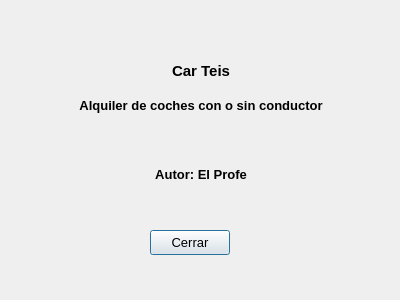
<?xml version="1.0" encoding="UTF-8"?>
<ui version="4.0">
 <class>dlgAbout</class>
 <widget class="QDialog" name="dlgAbout">
  <property name="windowModality">
   <enum>Qt::ApplicationModal</enum>
  </property>
  <property name="geometry">
   <rect>
    <x>0</x>
    <y>0</y>
    <width>400</width>
    <height>300</height>
   </rect>
  </property>
  <property name="minimumSize">
   <size>
    <width>400</width>
    <height>300</height>
   </size>
  </property>
  <property name="maximumSize">
   <size>
    <width>400</width>
    <height>300</height>
   </size>
  </property>
  <property name="windowTitle">
   <string>Acerca de...</string>
  </property>
  <property name="windowIcon">
   <iconset>
    <normaloff>img/logo.ico</normaloff>img/logo.ico</iconset>
  </property>
  <property name="modal">
   <bool>true</bool>
  </property>
  <widget class="QPushButton" name="btnCerrar">
   <property name="geometry">
    <rect>
     <x>150</x>
     <y>230</y>
     <width>80</width>
     <height>25</height>
    </rect>
   </property>
   <property name="sizePolicy">
    <sizepolicy hsizetype="Ignored" vsizetype="Fixed">
     <horstretch>0</horstretch>
     <verstretch>0</verstretch>
    </sizepolicy>
   </property>
   <property name="minimumSize">
    <size>
     <width>80</width>
     <height>25</height>
    </size>
   </property>
   <property name="maximumSize">
    <size>
     <width>80</width>
     <height>25</height>
    </size>
   </property>
   <property name="font">
    <font>
     <pointsize>10</pointsize>
    </font>
   </property>
   <property name="text">
    <string>Cerrar</string>
   </property>
   <property name="autoDefault">
    <bool>true</bool>
   </property>
  </widget>
  <widget class="QWidget" name="layoutWidget">
   <property name="geometry">
    <rect>
     <x>0</x>
     <y>20</y>
     <width>402</width>
     <height>171</height>
    </rect>
   </property>
   <layout class="QGridLayout" name="gridLayout">
    <property name="horizontalSpacing">
     <number>2</number>
    </property>
    <property name="verticalSpacing">
     <number>0</number>
    </property>
    <item row="0" column="0">
     <widget class="QLabel" name="lblLogo">
      <property name="text">
       <string/>
      </property>
      <property name="pixmap">
       <pixmap>img/logo.ico</pixmap>
      </property>
      <property name="alignment">
       <set>Qt::AlignCenter</set>
      </property>
     </widget>
    </item>
    <item row="1" column="0">
     <widget class="QLabel" name="lblNombreprograma">
      <property name="minimumSize">
       <size>
        <width>140</width>
        <height>20</height>
       </size>
      </property>
      <property name="font">
       <font>
        <pointsize>11</pointsize>
        <weight>75</weight>
        <bold>true</bold>
       </font>
      </property>
      <property name="text">
       <string>Car Teis</string>
      </property>
      <property name="alignment">
       <set>Qt::AlignCenter</set>
      </property>
      <property name="margin">
       <number>-3</number>
      </property>
     </widget>
    </item>
    <item row="2" column="0">
     <widget class="QLabel" name="lblMotivo">
      <property name="minimumSize">
       <size>
        <width>400</width>
        <height>20</height>
       </size>
      </property>
      <property name="font">
       <font>
        <pointsize>10</pointsize>
        <weight>75</weight>
        <bold>true</bold>
       </font>
      </property>
      <property name="text">
       <string>Alquiler de coches con o sin conductor</string>
      </property>
      <property name="alignment">
       <set>Qt::AlignCenter</set>
      </property>
      <property name="margin">
       <number>-3</number>
      </property>
     </widget>
    </item>
    <item row="3" column="0">
     <widget class="QLabel" name="lblVersion">
      <property name="minimumSize">
       <size>
        <width>140</width>
        <height>20</height>
       </size>
      </property>
      <property name="font">
       <font>
        <pointsize>11</pointsize>
        <weight>75</weight>
        <bold>true</bold>
       </font>
      </property>
      <property name="text">
       <string/>
      </property>
      <property name="alignment">
       <set>Qt::AlignCenter</set>
      </property>
      <property name="margin">
       <number>-3</number>
      </property>
     </widget>
    </item>
    <item row="4" column="0">
     <widget class="QLabel" name="lblAutor">
      <property name="minimumSize">
       <size>
        <width>140</width>
        <height>20</height>
       </size>
      </property>
      <property name="font">
       <font>
        <pointsize>10</pointsize>
        <weight>75</weight>
        <bold>true</bold>
       </font>
      </property>
      <property name="text">
       <string>Autor: El Profe</string>
      </property>
      <property name="alignment">
       <set>Qt::AlignCenter</set>
      </property>
      <property name="margin">
       <number>-3</number>
      </property>
     </widget>
    </item>
   </layout>
  </widget>
 </widget>
 <resources/>
 <connections/>
</ui>
